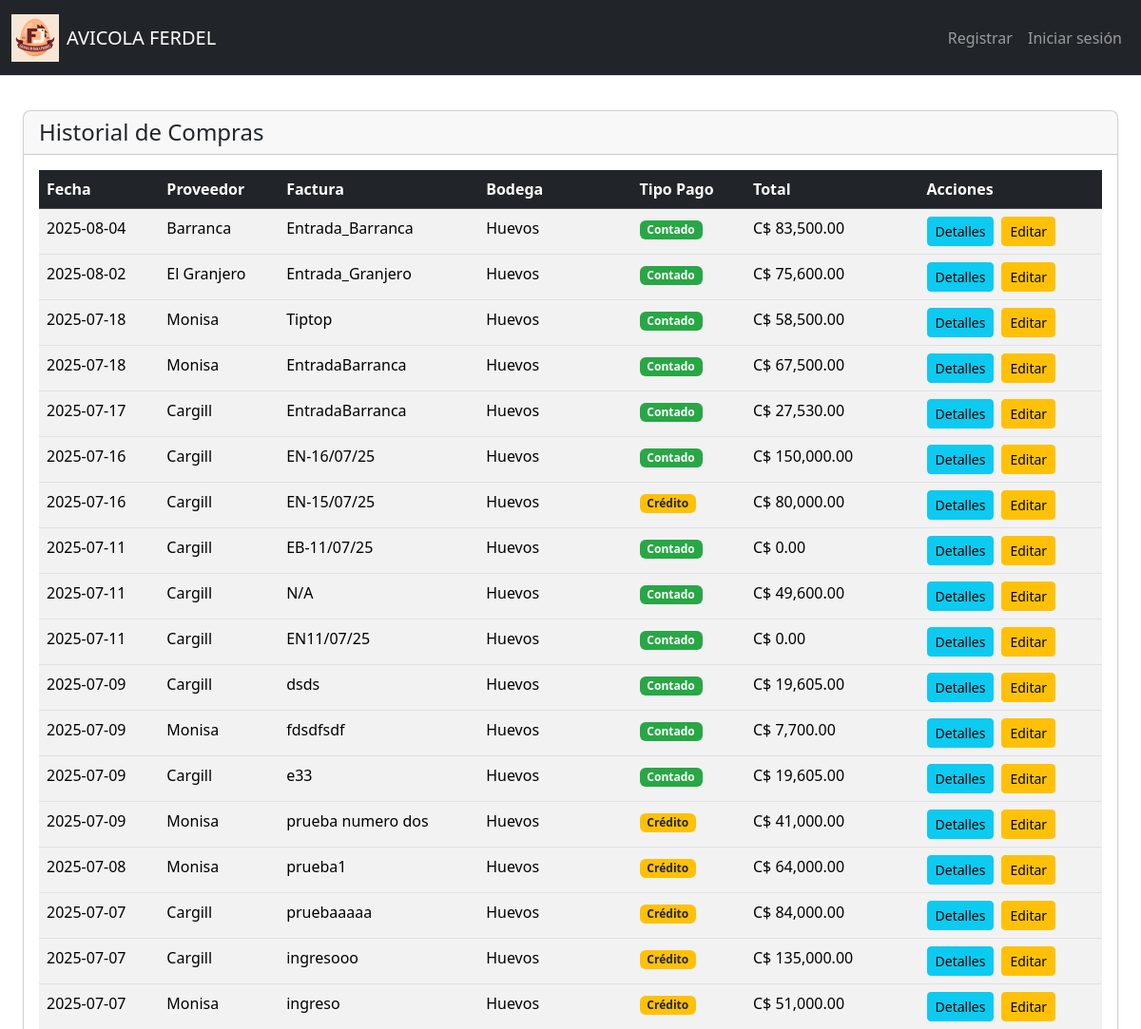
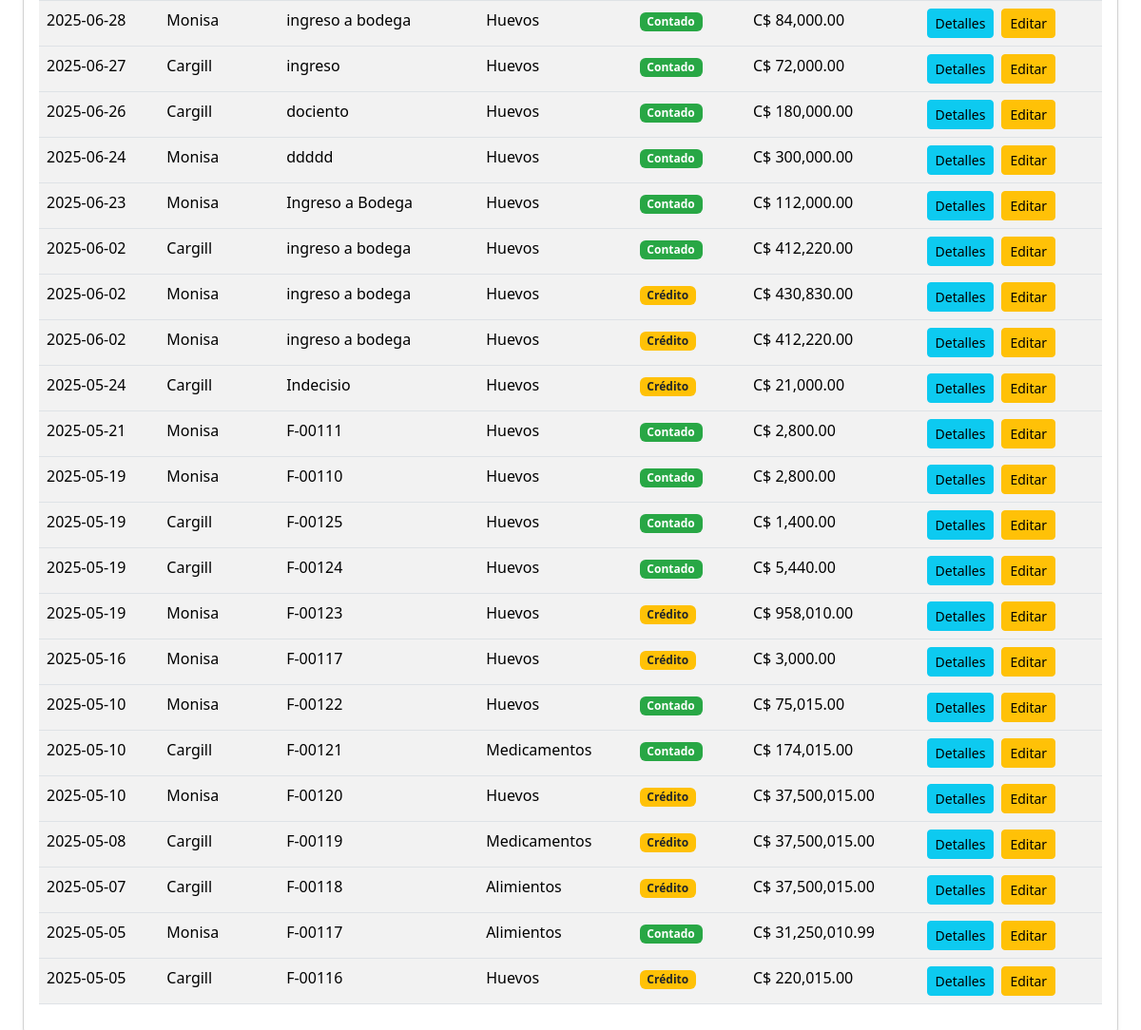
The page /gestionar_compras on the database its author committed (2 pictures, top to bottom).
### tables this page shows
CREATE TABLE Movimientos_Inventario (
    ID_Movimiento INTEGER PRIMARY KEY AUTOINCREMENT,
    ID_TipoMovimiento INTEGER,
    N_Factura TEXT,
    Contado_Credito INTEGER,
    Fecha DATE,
    ID_Proveedor INTEGER,
    Observacion TEXT,
    IVA NUMERIC,
    Retencion NUMERIC,
    ID_Empresa INTEGER,
    ID_Bodega INTEGER,
    ID_Ruta INTEGER,
    UbicacionEntrega TEXT,
    FOREIGN KEY (ID_TipoMovimiento) REFERENCES Catalogo_Movimientos(ID_TipoMovimiento),
    FOREIGN KEY (ID_Proveedor) REFERENCES Proveedores(ID_Proveedor),
    FOREIGN KEY (ID_Empresa) REFERENCES Empresa(ID_Empresa),
    FOREIGN KEY (ID_Bodega) REFERENCES Bodegas(ID_Bodega),
    FOREIGN KEY (ID_Ruta) REFERENCES Rutas(ID_Ruta)
);

### app.py (the view)
@app.route("/gestionar_compras")
def gestionar_compras():
    try:
        compras = db.execute("""
            SELECT
                mi.ID_Movimiento AS id,
                mi.Fecha AS fecha,
                p.Nombre AS proveedor,
                mi.N_Factura AS factura,
                mi.Contado_Credito AS tipo_pago,
                mi.Observacion AS observacion,
                b.Nombre AS bodega,
                e.Descripcion AS empresa,
                IFNULL(SUM(dmi.Costo_Total), 0) AS total
            FROM Movimientos_Inventario mi
            JOIN Proveedores p ON mi.ID_Proveedor = p.ID_Proveedor
            JOIN Bodegas b ON mi.ID_Bodega = b.ID_Bodega
            JOIN Empresa e ON mi.ID_Empresa = e.ID_Empresa
            LEFT JOIN Detalle_Movimiento_Inventario dmi ON mi.ID_Movimiento = dmi.ID_Movimiento
            WHERE mi.ID_TipoMovimiento = 1
            GROUP BY mi.ID_Movimiento
            ORDER BY mi.ID_Movimiento DESC
            LIMIT 100
        """)
        for compra in compras:
            compra['productos'] = db.execute("""
                SELECT
                    dmi.ID_Producto as id_producto,
                    p.Descripcion as descripcion,
                    dmi.Cantidad as cantidad,
                    dmi.Costo_Total as costo_total
                FROM Detalle_Movimiento_Inventario dmi
                JOIN Productos p ON dmi.ID_Producto = p.ID_Producto
                WHERE dmi.ID_Movimiento = ?
                ORDER BY p.Descripcion
            """, compra['id'])
        return render_template("gestionar_compras.html", compras=compras)
    except Exception as e:
        print(f"Error en gestión de compras: {str(e)}")
        flash("Ocurrió un error al cargar las compras", "danger")
        return redirect(url_for('home'))

### app.py (called while the page is built)
@app.after_request
def after_request(response):
    response.headers["Cache-Control"] = "no-cache, no-store, must-revalidate"
    response.headers["Expires"] = 0
    response.headers["Pragma"] = "no-cache"
    return response

### Templates/gestionar_compras.html (shortened to what this page needs)
{% extends "layout.html" %}
{% block main %}
<div class="container-fluid py-4">
    <div class="row">
        <div class="col-12">
            <div class="card">
                <div class="card-header">
                    <h4 class="mb-0">Historial de Compras</h4>
                </div>
                <div class="card-body">
                    <div class="table-responsive">
                        <table class="table table-striped table-hover">
                            <thead class="table-dark">
                                <tr>
                                    <th>Fecha</th>
                                    <th>Proveedor</th>
                                    <th>Factura</th>
                                    <th>Bodega</th>
                                    <th>Tipo Pago</th>
                                    <th>Total</th>
                                    <th>Acciones</th>
                                </tr>
                            </thead>
                            <tbody>
                                {% for compra in compras %}
                                <tr>
                                    <td data-label="Fecha">{{ compra.fecha }}</td>
                                    <td data-label="Proveedor">{{ compra.proveedor }}</td>
                                    <td data-label="Factura">{{ compra.factura or 'N/A' }}</td>
                                    <td data-label="Bodega">{{ compra.bodega }}</td>
                                    <td data-label="Tipo Pago">
                                        <span class="badge {% if compra.tipo_pago == 0 %}badge-contado{% else %}badge-credito{% endif %}">
                                            {% if compra.tipo_pago == 0 %}Contado{% else %}Crédito{% endif %}
                                        </span>
                                    </td>
                                    <td data-label="Total">C$ {{ "{:,.2f}".format(compra.total) }}</td>
                                    <td data-label="Acciones">
                                        <div class="btn-action-group">
                                            <button class="btn btn-sm btn-info"
                                                    data-bs-toggle="collapse"
                                                    data-bs-target="#detalle-{{ compra.id }}">
                                                 Detalles
                                            </button>
                                            <a href="{{ url_for('editar_compra', id_compra=compra.id) }}" class="btn btn-sm btn-warning">
                                                 Editar
                                            </a>
                                        </div>
                                    </td>
                                </tr>
                                {% else %}
                                <tr>
                                    <td colspan="8" class="text-center py-4">No se encontraron compras registradas</td>
                                </tr>
                                {% endfor %}
                            </tbody>
                        </table>
                    </div>
                </div>
            </div>
        </div>
    </div>
</div>
{% endblock %}

### static/styles.css (style rules this page uses)
:root { --navbar-height-lg: 80px; --navbar-height-sm: 100px; --mobile-breakpoint: 576px; --tablet-breakpoint: 768px; --desktop-breakpoint: 992px; --navbar-bg: #212529; --dropdown-bg: rgba(52, 58, 64, 0.95); }
body { min-height: 100vh; display: flex; flex-direction: column; font-size: 1rem; }

### Templates/layout.html (style rules this page uses)
:root { --navbar-height: 56px; }
body { padding-top: calc(var(--navbar-height) + 20px); min-height: 100vh; display: flex; flex-direction: column; }

### Templates/gestionar_compras.html (style rules this page uses)
.card { border-radius: 0.5rem; box-shadow: 0 0.125rem 0.25rem rgba(0, 0, 0, 0.075); }
.badge-contado { background-color: #28a745; }
.badge-credito { background-color: #ffc107; color: #212529; }
.btn-action-group { display: flex; gap: 0.5rem; flex-wrap: wrap; }
@media (min-width: 768px) { .table thead { display: table-header-group; } }
@media (min-width: 768px) { .table tr { display: table-row; } }
@media (min-width: 768px) { .table td { display: table-cell; } }
@media (min-width: 768px) { .table td:before { content: none; } }
@media (min-width: 768px) { .btn-action-group { flex-direction: row; } }

### rows shown on the page
Movimientos_Inventario: fecha "2025-08-04", proveedor "Barranca", N_Factura "Entrada_Barranca", bodega "Huevos", Contado_Credito "Contado", total "83,500.00"
Movimientos_Inventario: fecha "2025-08-02", proveedor "El Granjero", N_Factura "Entrada_Granjero", bodega "Huevos", Contado_Credito "Contado", total "75,600.00"
Movimientos_Inventario: fecha "2025-07-18", proveedor "Monisa", N_Factura "Tiptop", bodega "Huevos", Contado_Credito "Contado", total "58,500.00"
Movimientos_Inventario: fecha "2025-07-18", proveedor "Monisa", N_Factura "EntradaBarranca", bodega "Huevos", Contado_Credito "Contado", total "67,500.00"
Movimientos_Inventario: fecha "2025-07-17", proveedor "Cargill", N_Factura "EntradaBarranca", bodega "Huevos", Contado_Credito "Contado", total "27,530.00"
Movimientos_Inventario: fecha "2025-07-16", proveedor "Cargill", N_Factura "EN-16/07/25", bodega "Huevos", Contado_Credito "Contado", total "150,000.00"
Movimientos_Inventario: fecha "2025-07-16", proveedor "Cargill", N_Factura "EN-15/07/25", bodega "Huevos", Contado_Credito "Crédito", total "80,000.00"
Movimientos_Inventario: fecha "2025-07-11", proveedor "Cargill", N_Factura "EB-11/07/25", bodega "Huevos", Contado_Credito "Contado", total "0.00"
Movimientos_Inventario: fecha "2025-07-11", proveedor "Cargill", N_Factura "N/A", bodega "Huevos", Contado_Credito "Contado", total "49,600.00"
Movimientos_Inventario: fecha "2025-07-11", proveedor "Cargill", N_Factura "EN11/07/25", bodega "Huevos", Contado_Credito "Contado", total "0.00"
Movimientos_Inventario: fecha "2025-07-09", proveedor "Cargill", N_Factura "dsds", bodega "Huevos", Contado_Credito "Contado", total "19,605.00"
Movimientos_Inventario: fecha "2025-07-09", proveedor "Monisa", N_Factura "fdsdfsdf", bodega "Huevos", Contado_Credito "Contado", total "7,700.00"
Movimientos_Inventario: fecha "2025-07-09", proveedor "Cargill", N_Factura "e33", bodega "Huevos", Contado_Credito "Contado", total "19,605.00"
Movimientos_Inventario: fecha "2025-07-09", proveedor "Monisa", N_Factura "prueba numero dos", bodega "Huevos", Contado_Credito "Crédito", total "41,000.00"
Movimientos_Inventario: fecha "2025-07-08", proveedor "Monisa", N_Factura "prueba1", bodega "Huevos", Contado_Credito "Crédito", total "64,000.00"
Movimientos_Inventario: fecha "2025-07-07", proveedor "Cargill", N_Factura "pruebaaaaa", bodega "Huevos", Contado_Credito "Crédito", total "84,000.00"
Movimientos_Inventario: fecha "2025-07-07", proveedor "Cargill", N_Factura "ingresooo", bodega "Huevos", Contado_Credito "Crédito", total "135,000.00"
Movimientos_Inventario: fecha "2025-07-07", proveedor "Monisa", N_Factura "ingreso", bodega "Huevos", Contado_Credito "Crédito", total "51,000.00"
Movimientos_Inventario: fecha "2025-06-28", proveedor "Monisa", N_Factura "ingreso a bodega", bodega "Huevos", Contado_Credito "Contado", total "84,000.00"
Movimientos_Inventario: fecha "2025-06-27", proveedor "Cargill", N_Factura "ingreso", bodega "Huevos", Contado_Credito "Contado", total "72,000.00"
Movimientos_Inventario: fecha "2025-06-26", proveedor "Cargill", N_Factura "dociento", bodega "Huevos", Contado_Credito "Contado", total "180,000.00"
Movimientos_Inventario: fecha "2025-06-24", proveedor "Monisa", N_Factura "ddddd", bodega "Huevos", Contado_Credito "Contado", total "300,000.00"
Movimientos_Inventario: fecha "2025-06-23", proveedor "Monisa", N_Factura "Ingreso a Bodega", bodega "Huevos", Contado_Credito "Contado", total "112,000.00"
Movimientos_Inventario: fecha "2025-06-02", proveedor "Cargill", N_Factura "ingreso a bodega", bodega "Huevos", Contado_Credito "Contado", total "412,220.00"
Movimientos_Inventario: fecha "2025-06-02", proveedor "Monisa", N_Factura "ingreso a bodega", bodega "Huevos", Contado_Credito "Crédito", total "430,830.00"
Movimientos_Inventario: fecha "2025-06-02", proveedor "Monisa", N_Factura "ingreso a bodega", bodega "Huevos", Contado_Credito "Crédito", total "412,220.00"
Movimientos_Inventario: fecha "2025-05-24", proveedor "Cargill", N_Factura "Indecisio", bodega "Huevos", Contado_Credito "Crédito", total "21,000.00"
Movimientos_Inventario: fecha "2025-05-21", proveedor "Monisa", N_Factura "F-00111", bodega "Huevos", Contado_Credito "Contado", total "2,800.00"
Movimientos_Inventario: fecha "2025-05-19", proveedor "Monisa", N_Factura "F-00110", bodega "Huevos", Contado_Credito "Contado", total "2,800.00"
Movimientos_Inventario: fecha "2025-05-19", proveedor "Cargill", N_Factura "F-00125", bodega "Huevos", Contado_Credito "Contado", total "1,400.00"
Movimientos_Inventario: fecha "2025-05-19", proveedor "Cargill", N_Factura "F-00124", bodega "Huevos", Contado_Credito "Contado", total "5,440.00"
Movimientos_Inventario: fecha "2025-05-19", proveedor "Monisa", N_Factura "F-00123", bodega "Huevos", Contado_Credito "Crédito", total "958,010.00"
Movimientos_Inventario: fecha "2025-05-16", proveedor "Monisa", N_Factura "F-00117", bodega "Huevos", Contado_Credito "Crédito", total "3,000.00"
Movimientos_Inventario: fecha "2025-05-10", proveedor "Monisa", N_Factura "F-00122", bodega "Huevos", Contado_Credito "Contado", total "75,015.00"
Movimientos_Inventario: fecha "2025-05-10", proveedor "Cargill", N_Factura "F-00121", bodega "Medicamentos", Contado_Credito "Contado", total "174,015.00"
Movimientos_Inventario: fecha "2025-05-10", proveedor "Monisa", N_Factura "F-00120", bodega "Huevos", Contado_Credito "Crédito", total "37,500,015.00"
Movimientos_Inventario: fecha "2025-05-08", proveedor "Cargill", N_Factura "F-00119", bodega "Medicamentos", Contado_Credito "Crédito", total "37,500,015.00"
Movimientos_Inventario: fecha "2025-05-07", proveedor "Cargill", N_Factura "F-00118", bodega "Alimientos", Contado_Credito "Crédito", total "37,500,015.00"
Movimientos_Inventario: fecha "2025-05-05", proveedor "Monisa", N_Factura "F-00117", bodega "Alimientos", Contado_Credito "Contado", total "31,250,010.99"
Movimientos_Inventario: fecha "2025-05-05", proveedor "Cargill", N_Factura "F-00116", bodega "Huevos", Contado_Credito "Crédito", total "220,015.00"
